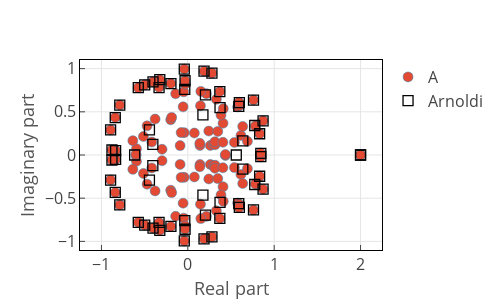

Notebook code for this chart:
### Code cell
k = 64
t1 = scatter(x=real(D),y=imag(D),name="A",mode="markers")
t2 = scatter(x=real(L[1:k,k]),y=imag(L[1:k,k]),name="Arnoldi",mode="markers",
    marker=attr(symbol="square-open",line_width=1.3,color="black"))
l = PlotlyJS.Layout(xaxis_title="Real part",yaxis_title="Imaginary part",
    yaxis_scaleanchor="x",yaxis_scaleratio=1,
    xaxis_range=[-1.1,2.1],yaxis_range=[-1.1,1.1],
    width=500,height=300,margin_l=80)
p = plot([t1,t2],l)
